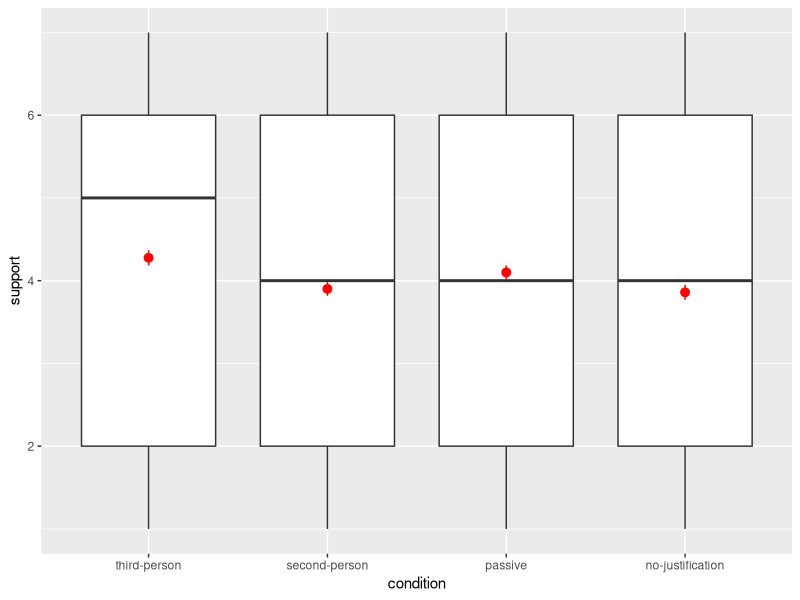
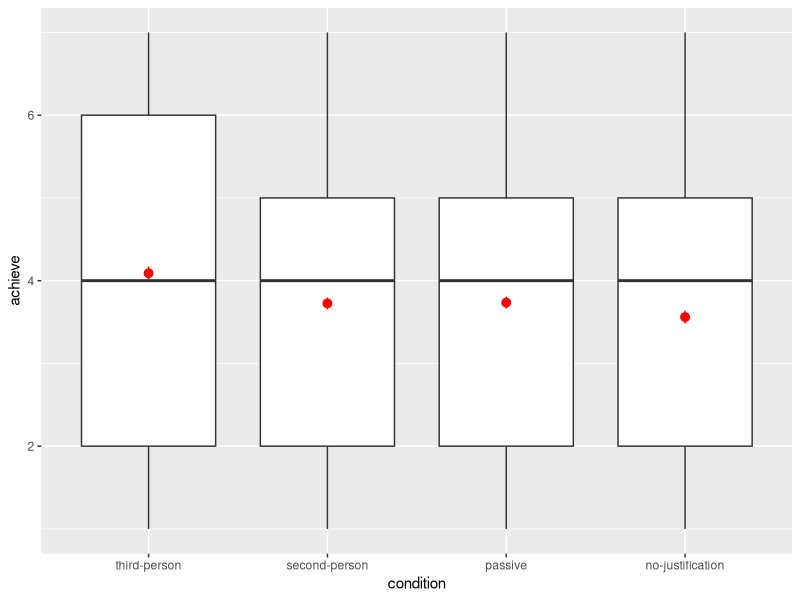
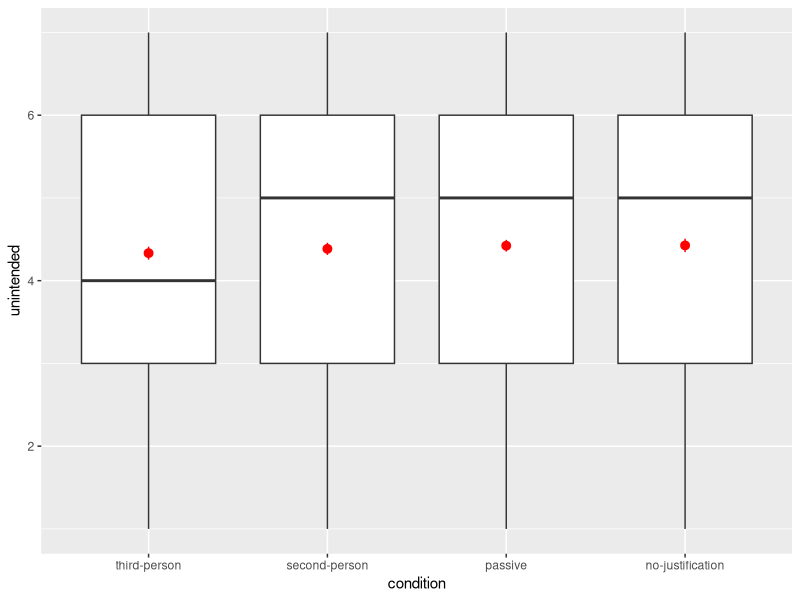

Source code (R) for these figures, in order: (Note: this script raises an error after producing the figures.)
## ---- chunk 1
setwd("/Users/apple/Desktop/RStudio")
library("tidyverse")
d1 <- read.csv("cornwell_krantz_2014_s2.csv") %>%
  mutate(
    condition = 
      factor(
        condition,
        levels = 1:4,
        labels = c("third-person","second-person","passive","no-justification")
      ))

d1 %>%
  select(id:unintended) %>%
  glimpse

## ---- chunk 2
d1 %>% 
  count(id, var = "id")
## ---- chunk 3
count(d1 %>%
  count(id,condition),
  condition)
## ---- chunk 4
I <- count(d1[d1$condition == "second-person",],scenario)
II <- count(d1[d1$condition == "third-person",],scenario)
III <- count(d1[d1$condition == "passive",],scenario)
IV <- count(d1[d1$condition == "no-justification",],scenario)

Task1 <- tibble(
  Scenario = 1:16,
    Second_person = I$n,
    Third_Person = II$n,
    Passive = III$n,
    No_justification = IV$n
  )
print(Task1)
## ---- chunk 5
sup <- ggplot(d1, aes(x = condition, y = support)) +
  geom_boxplot(outlier.colour = NA) +
  stat_summary(color = "red")

library("afex")
afex::set_treatment_contrasts()
lm1 <- lm(support ~ condition, d1)
print(sup)
summary(lm1)
## ---- chunk 6
afex::set_sum_contrasts()
lm2 <- lm(support ~ condition, d1)
summary(lm2)

d1 %>%
  group_by(condition) %>%
  summarise(mean = mean(support)) %>%
  mutate(gr_mean = mean(mean)) %>%
  mutate(diff = mean - gr_mean)

sum(coef(lm2)[-1])
## ---- chunk 7
#这个是我想要plot的ANOVA，其他的三个anova在116-132行的两个和143-145行的一个
#做图的code我放在了157行
afex::set_sum_contrasts()
lm3 <- lm(support ~ condition, d1)
car::Anova(lm3,type = 3)
## ---- chunk 8
afex::set_sum_contrasts()
lm4 <- lm(achieve ~ condition, d1)
car::Anova(lm4,type = 3)

sup2 <- ggplot(d1, aes(x = condition, y = achieve)) +
  geom_boxplot(outlier.colour = NA) +
  stat_summary(color = "red")
print(sup2)

afex::set_sum_contrasts()
lm5 <- lm(unintended ~ condition, d1)
car::Anova(lm5,type = 3)

sup3 <- ggplot(d1, aes(x = condition, y = unintended)) +
  geom_boxplot(outlier.colour = NA) +
  stat_summary(color = "red")
print(sup3)
## ---- chunk 9
#Step One: Creating the composite score
d1 <- d1 %>%
mutate(acceptability = (support + achieve + (8 - unintended))/3)
#Step Two: AVNOVA Analysis with the combination of lm and car::Anova
afex::set_sum_contrasts()
lm6 <- lm(acceptability ~ condition, d1)
car::Anova(lm6,type = 3)
#Step Thrr: AVNOVA Analysis with afex
library("afex")
aov1 <- aov_car(acceptability ~ condition + Error(id), d1)
aov1
## ---- chunk 10
#这个是我用的code，我最后想要做把这个四个ANOVA放在同一张图里
plot1 <- afex_plot(d1, x = "condition", trace = "support") 
